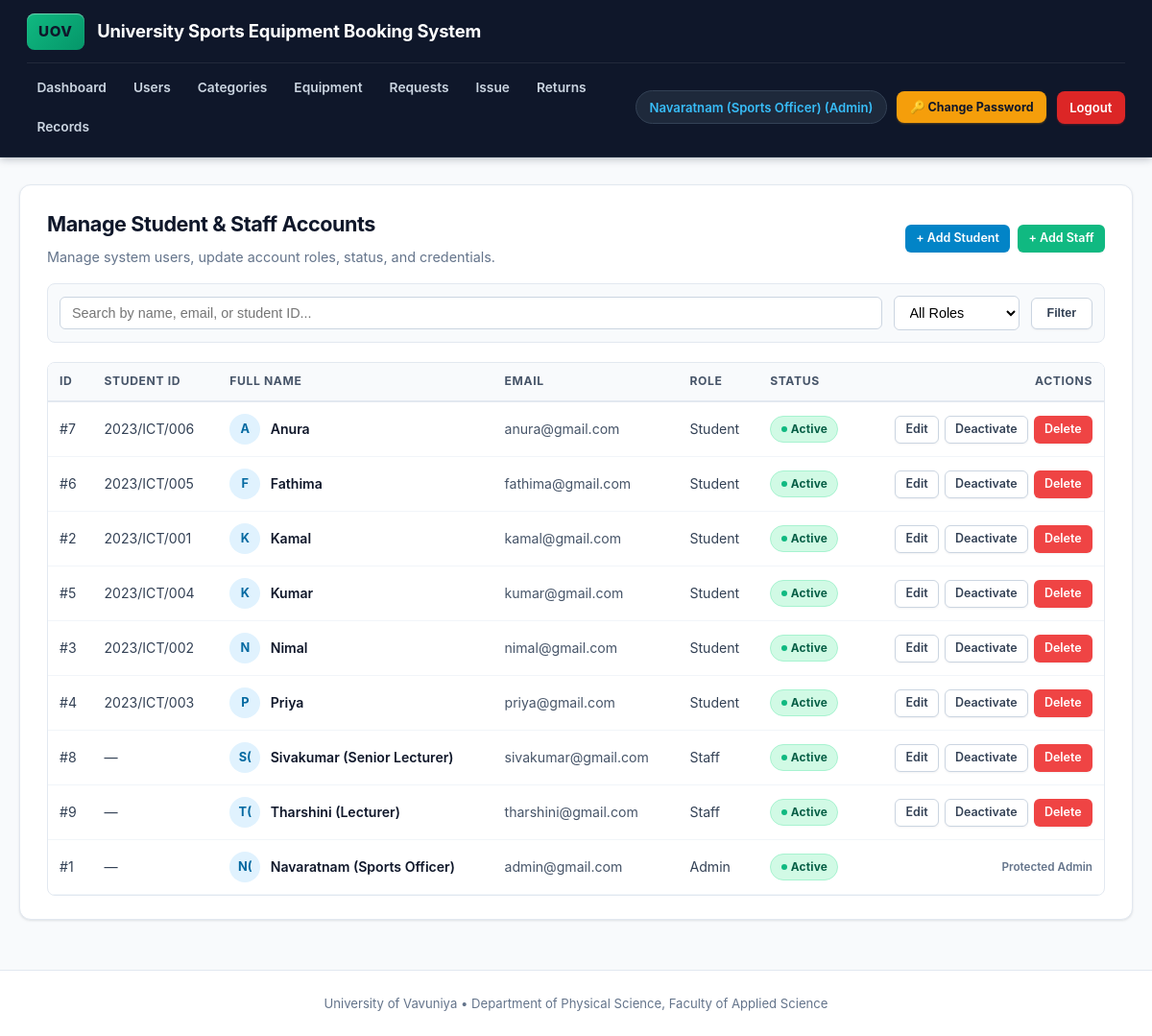
/admin/manage_users.php (signed in), run on the app's committed database.
### tables this page shows
CREATE TABLE `users` (
  `user_id` INT AUTO_INCREMENT PRIMARY KEY,
  `student_id` VARCHAR(30) NULL UNIQUE,
  `full_name` VARCHAR(100) NOT NULL,
  `email` VARCHAR(100) NOT NULL UNIQUE,
  `password_hash` VARCHAR(255) NOT NULL,
  `role` ENUM('student', 'staff', 'admin') NOT NULL DEFAULT 'student',
  `status` ENUM('active', 'inactive') NOT NULL DEFAULT 'active'
);

### includes/auth.php (called while the page is built, shortened)
<?php
function e(?string $str): string {
    return htmlspecialchars($str ?? '', ENT_QUOTES, 'UTF-8');
}

### admin/manage_users.php (the view, shortened to what this page needs)
<?php
require_once __DIR__ . '/../config/db.php';
require_once __DIR__ . '/../includes/auth.php';
$search = trim($_GET['search'] ?? '');
$query = "SELECT * FROM users WHERE 1=1";
$params = [];
$query .= " ORDER BY role, full_name";
$stmt_users = $pdo->prepare($query);
$stmt_users->execute($params);
$users = $stmt_users->fetchAll();
require_once __DIR__ . '/../includes/header.php';
?>
<div class="card">
    <div style="display:flex; justify-content:space-between; align-items:center; margin-bottom:1rem; flex-wrap:wrap; gap:1rem;">
        <div>
            <h2>Manage Student &amp; Staff Accounts</h2>
            <p style="color:#64748b; font-size:0.9rem; margin-top:0.25rem;">Manage system users, update account roles, status, and credentials.</p>
        </div>
        <div style="display:flex; gap:0.5rem;">
            <a href="add_student.php" class="btn btn-sm">+ Add Student</a>
            <a href="add_staff.php" class="btn btn-sm btn-success">+ Add Staff</a>
        </div>
    </div>
    <form method="GET" style="display:flex; gap:0.75rem; margin-bottom:1.25rem; flex-wrap:wrap; align-items:center; background:#f8fafc; padding:0.75rem; border-radius:8px; border:1px solid #e2e8f0;">
        <div style="flex:1; min-width:220px; position:relative;">
            <input type="text" name="search" value="<?= e($search) ?>" placeholder="Search by name, email, or student ID..." style="width:100%; padding:0.5rem 0.75rem; border:1px solid #cbd5e1; border-radius:6px; font-size:0.9rem;">
        </div>
        <div>
            <select name="role_filter" style="padding:0.5rem 0.75rem; border:1px solid #cbd5e1; border-radius:6px; font-size:0.9rem; background:#fff;">
                <option value="">All Roles</option>
            </select>
        </div>
        <div style="display:flex; gap:0.5rem;">
            <button type="submit" class="btn btn-sm btn-secondary" style="padding:0.5rem 1rem;">Filter</button>
        </div>
    </form>
    <div class="table-responsive">
        <table style="width:100%; border-collapse:collapse;">
            <thead>
                <tr style="background:#f8fafc; text-align:left;">
                    <th style="padding:10px 12px;">ID</th>
                    <th style="padding:10px 12px;">Student ID</th>
                    <th style="padding:10px 12px;">Full Name</th>
                    <th style="padding:10px 12px;">Email</th>
                    <th style="padding:10px 12px;">Role</th>
                    <th style="padding:10px 12px;">Status</th>
                    <th class="text-right" style="padding:10px 12px;">Actions</th>
                </tr>
            </thead>
            <tbody>
                <?php if (empty($users)): ?>
                <tr>
                    <td colspan="7" style="text-align:center; padding:2rem; color:#64748b;">No users found matching your criteria.</td>
                </tr>
                <?php else: ?>
                    <?php foreach ($users as $u):
                        $words = explode(' ', trim($u['full_name']));
                        $initials = strtoupper(substr($words[0], 0, 1) . (isset($words[1]) ? substr($words[1], 0, 1) : ''));
                    ?>
                    <tr style="border-bottom:1px solid #f1f5f9;">
                        <td style="padding:12px;">#<?= (int)$u['user_id'] ?></td>
                        <td style="padding:12px;"><?= e($u['student_id'] ?: '—') ?></td>
                        <td style="padding:12px;">
                            <div style="display:flex; align-items:center; gap:0.65rem;">
                                <div style="width:32px; height:32px; border-radius:50%; background:#e0f2fe; color:#0369a1; display:flex; align-items:center; justify-content:center; font-weight:700; font-size:0.8rem; flex-shrink:0;">
                                    <?= e($initials) ?>
                                </div>
                                <strong><?= e($u['full_name']) ?></strong>
                            </div>
                        </td>
                        <td style="padding:12px; color:#475569;"><?= e($u['email']) ?></td>
                        <td style="padding:12px;"><?= e(ucfirst($u['role'])) ?></td>
                        <td style="padding:12px;">
                            <span class="badge badge-<?= e($u['status']) ?>" style="display:inline-flex; align-items:center; gap:4px;">
                                <span style="width:6px; height:6px; border-radius:50%; background:<?= $u['status'] === 'active' ? '#10b981' : '#ef4444' ?>;"></span>
                                <?= e(ucfirst($u['status'])) ?>
                            </span>
                        </td>
                        <td class="action-cell" style="padding:12px;">
                            <div class="table-actions" style="display:flex; justify-content:flex-end; gap:0.35rem;">
                                <?php if ($u['role'] !== 'admin'): ?>
                                    <a class="btn btn-sm btn-secondary" href="edit_user.php?id=<?= (int)$u['user_id'] ?>" title="Edit User">
                                        Edit
                                    </a>
                                    <a class="btn btn-sm btn-secondary" href="?toggle_id=<?= (int)$u['user_id'] ?>" title="Toggle Status">
                                        <?= $u['status'] === 'active' ? 'Deactivate' : 'Activate' ?>
                                    </a>
                                    <a class="btn btn-sm btn-danger" href="?delete_id=<?= (int)$u['user_id'] ?>" onclick="return confirm('Are you sure you want to permanently delete user <?= e(addslashes($u['full_name'])) ?>? All their completed borrowing records will be deleted.');" title="Delete User">
                                        Delete
                                    </a>
                                <?php else: ?>
                                    <small style="color:#64748b; font-weight:600;">Protected Admin</small>
                                <?php endif; ?>
                            </div>
                        </td>
                    </tr>
                    <?php endforeach; ?>
                <?php endif; ?>
            </tbody>
        </table>
    </div>
</div>
<?php require_once __DIR__ . '/../includes/footer.php'; ?>

### assets/css/style.css (style rules this page uses)
:root { --color-primary: #0284c7; --color-primary-hover: #0369a1; --color-primary-light: #e0f2fe; --color-primary-text: #0369a1; --color-secondary: #0f172a; --color-secondary-sub: #1e293b; --color-accent: #10b981; --color-accent-hover: #059669; --color-bg: #f8fafc; --color-card-bg: #ffffff; --color-border: #e2e8f0; --color-border-subtle: #f1f5f9; --color-text-main: #0f172a; --color-text-body: #334155; --color-text-muted: #64748b; --color-text-faint: #94a3b8; --status-pending-bg: #fef3c7; --status-pending-text: #92400e; --status-pending-border: #fde68a; --status-approved-bg: #e0f2fe; --status-approved-text: #0369a1; --status-approved-border: #bae6fd; --status-completed-bg: #d1fae5; --status-completed-text: #065f46; --status-completed-border: #a7f3d0; --status-rejected-bg: #fee2e2; --status-rejected-text: #991b1b; --status-rejected-border: #fecaca; --status-overdue-bg: #fef2f2; --status-overdue-text: #b91c1c; --status-overdue-border: #fca5a5; --font-family: 'Inter', -apple-system, BlinkMacSystemFont, 'Segoe UI', Roboto, Helvetica, Arial, sans-serif; --radius-sm: 0.375rem; --radius-md: 0.5rem; --radius-lg: 0.75rem; --radius-xl: 1rem; --radius-pill: 9999px; --shadow-xs: 0 1px 2px rgba(15, 23, 42, 0.05); --shadow-sm: 0 1px 3px rgba(15, 23, 42, 0.08), 0 1px 2px rgba(15, 23, 42, 0.04); --shadow-md: 0 4px 6px -1px rgba(15, 23, 42, 0.08), 0 2px 4px -2px rgba(15, 23, 42, 0.05); --shadow-lg: 0 10px 15px -3px rgba(15, 23, 42, 0.08), 0 4px 6px -4px rgba(15, 23, 42, 0.04); }
* { box-sizing: border-box; margin: 0; padding: 0; }
body { font-family: var(--font-family); background-color: var(--color-bg); color: var(--color-text-body); line-height: 1.55; min-height: 100vh; display: flex; flex-direction: column; -webkit-font-smoothing: antialiased; }
.card { background: var(--color-card-bg); border-radius: var(--radius-lg); padding: 1.5rem 1.75rem; border: 1px solid var(--color-border); box-shadow: var(--shadow-sm); margin-bottom: 1.5rem; transition: box-shadow 0.2s ease; }
.card h2 { font-size: 1.35rem; font-weight: 700; color: var(--color-text-main); letter-spacing: -0.02em; margin-bottom: 0.4rem; }
.card p { color: var(--color-text-muted); font-size: 0.9rem; }
.table-responsive { width: 100%; overflow-x: auto; border-radius: var(--radius-md); border: 1px solid var(--color-border); background: #ffffff; }
table { width: 100%; border-collapse: collapse; font-size: 0.88rem; text-align: left; }
thead th { background: #f8fafc; color: #475569; font-weight: 700; font-size: 0.76rem; text-transform: uppercase; letter-spacing: 0.05em; padding: 0.85rem 1rem; border-bottom: 2px solid var(--color-border); white-space: nowrap; vertical-align: middle; }
tbody td { padding: 0.9rem 1rem; border-bottom: 1px solid var(--color-border-subtle); color: var(--color-text-body); vertical-align: middle; transition: background-color 0.12s ease; }
tbody tr:last-child td { border-bottom: none; }
th.text-right, td.text-right { text-align: right; }
td strong { color: var(--color-text-main); font-weight: 600; }
.action-cell, td.action-cell, td:last-child:not([colspan]) { text-align: right; white-space: nowrap; }
.table-actions { display: inline-flex; align-items: center; justify-content: flex-end; gap: 0.45rem; flex-wrap: nowrap; }
.badge { display: inline-flex; align-items: center; justify-content: center; padding: 0.25rem 0.65rem; border-radius: var(--radius-pill); font-size: 0.74rem; font-weight: 700; letter-spacing: 0.02em; text-transform: capitalize; white-space: nowrap; border: 1px solid transparent; }
.badge-active { background: var(--status-completed-bg); color: var(--status-completed-text); border-color: var(--status-completed-border); }
.btn { display: inline-flex; align-items: center; justify-content: center; gap: 0.4rem; padding: 0.55rem 1.15rem; border: 1px solid transparent; border-radius: var(--radius-md); background: var(--color-primary); color: #ffffff; font-weight: 600; font-size: 0.88rem; cursor: pointer; text-decoration: none; box-shadow: var(--shadow-xs); transition: all 0.15s ease-in-out; line-height: 1.25; }
.btn-secondary { background: #ffffff; color: #334155; border: 1px solid #cbd5e1; }
.btn-success { background: var(--color-accent); color: #ffffff; }
.btn-danger { background: #ef4444; color: #ffffff; }
.btn-sm { padding: 0.35rem 0.65rem; font-size: 0.78rem; border-radius: var(--radius-sm); font-weight: 600; }

### data on the page
users: user_id "7", student "2023/ICT/006", full_name "A", full_name "Anura", email "anura@gmail.com", role "Student", status "Active", shows "Deactivate"
users: user_id "6", student "2023/ICT/005", full_name "F", full_name "Fathima", email "fathima@gmail.com", role "Student", status "Active", shows "Deactivate"
users: user_id "2", student "2023/ICT/001", full_name "K", full_name "Kamal", email "kamal@gmail.com", role "Student", status "Active", shows "Deactivate"
users: user_id "5", student "2023/ICT/004", full_name "K", full_name "Kumar", email "kumar@gmail.com", role "Student", status "Active", shows "Deactivate"
users: user_id "3", student "2023/ICT/002", full_name "N", full_name "Nimal", email "nimal@gmail.com", role "Student", status "Active", shows "Deactivate"
users: user_id "4", student "2023/ICT/003", full_name "P", full_name "Priya", email "priya@gmail.com", role "Student", status "Active", shows "Deactivate"
users: user_id "8", student "—", full_name "S(", full_name "Sivakumar (Senior Lecturer)", email "sivakumar@gmail.com", role "Staff", status "Active", shows "Deactivate"
users: user_id "9", student "—", full_name "T(", full_name "Tharshini (Lecturer)", email "tharshini@gmail.com", role "Staff", status "Active", shows "Deactivate"
users: user_id "1", student "—", full_name "N(", full_name "Navaratnam (Sports Officer)", email "admin@gmail.com", role "Admin", status "Active", shows "Protected Admin"

### other printed values
$full_name "Navaratnam (Sports Officer)"
$current_role "Admin"
